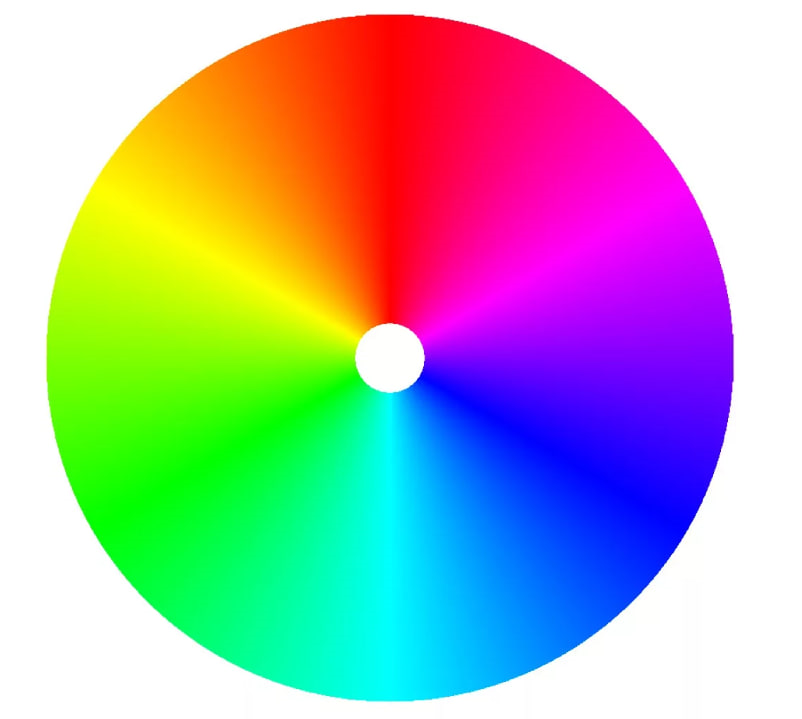
//> input picture prj.lab/lab08/assets/rgb.png, 802 x 719 px
$ ./lab08   (built with g++ and OpenCV 4)
//> lines starting //> are read from the running program, lines starting //| are printed output that depends on the picture; after the words box and inside, x2 and y2 are one past the last pixel; in counts of white or black regions, pixels touching at a corner belong together
#include <opencv2/opencv.hpp>

#include <cmath>
#include <limits>
#include <string>
#include <vector>

cv::Vec3f normalize(const cv::Vec3f& v) {
    return v / cv::norm(v, cv::NORM_L2);
}

std::vector<cv::Point2f> projectColors(const cv::Mat& src) {
    std::vector<cv::Point2f> result{};
    const cv::Vec3f ox{ normalize({ -1.0f, 1.0f, 0.0f }) };
    const cv::Vec3f oy{ normalize({ -1.0f, -1.0f, 2.0f }) };
    for (int i = 0; i < src.rows; ++i) {
        for (int j = 0; j < src.cols; ++j) {
            const auto& color{ src.at<cv::Vec3f>(i, j) };
            const float alpha = 1.5f / (color.dot({ 1.0f, 1.0f, 1.0f }));
            if (std::isinf(alpha)) {
                continue;
            }
            const auto proj{ alpha * color - cv::Vec3f{ 0.5f, 0.5f, 0.5f } };
            result.emplace_back(proj.dot(ox), proj.dot(oy));
        }
    }
    return result;
}

cv::Mat getProj(const std::vector<cv::Point2f>& points, const int size) {
    const int height = static_cast<int>(std::sqrt(3.0) / 2 * size);
    cv::Mat result{ cv::Mat::zeros(height, size, CV_16UC1) };
    for (const auto& p : points) {
        const int x = static_cast<int>((p.x + 0.75f * std::sqrt(2.0f)) / (1.5f * std::sqrt(2.0f)) * static_cast<float>(size - 1));
        const int y = static_cast<int>((p.y + 0.25f * std::sqrt(6.0f)) / (0.75f * std::sqrt(6.0f)) * static_cast<float>(height - 1));
        ++result.at<ushort>(height - y - 1, x);
    }
    double max = 0.0;
    cv::minMaxLoc(result, nullptr, &max);
    result.convertTo(result, CV_32FC1, 1.0 / max);
    return result;
}

int main(int argc, char* argv[]) {

    std::string input = "C:/Users/肉囗/misis2024s-21-02-solovev-i-s/prj.lab/lab08/assets/rgb.png";
    std::string output = "C:/Users/肉囗/misis2024s-21-02-solovev-i-s/prj.lab/lab08/assets/resultx.png";
    int size = 256;
    if (argc >= 4) {
        input = argv[1];
        output = argv[2];
        size = std::stoi(argv[3]);
    }

    cv::Mat img{ cv::imread(input) };
//> img is the input picture: 719 rows x 802 cols, CV_8UC3; mean B, G, R 173.4, 173.6, 173.6
    img.convertTo(img, CV_32FC3, 1.0f / std::numeric_limits<uchar>::max());
//> img: 719 rows x 802 cols, CV_32FC3

    const auto points{ projectColors(img) };
//> after the loop in projectColors, `for (int i = 0; i < src.rows; ++i)`: result = 576638 items
//> points = 576638 items

    cv::Mat result{ getProj(points, size) };
//> the loop in getProj, `for (const auto& p : points)` made 576638 passes
//> pass 1, in getProj, `++result.at<ushort>(height - y - 1, x);`:
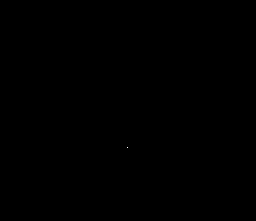
//> result: 221 rows x 256 cols, CV_16UC1; values 0 (black) and 1 (white), 0% white in thin lines or dots, all inside (x1, y1, x2, y2) = (127, 147, 128, 148)
//> after the loop in getProj, `for (const auto& p : points)`:
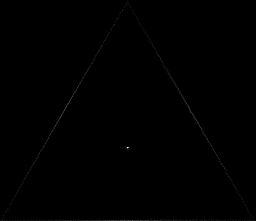
//> result: 221 rows x 256 cols, CV_16UC1; min 0, max 3741, mean 6.7; drawn with min black and max white
//> in getProj, `cv::minMaxLoc(result, nullptr, &max);`: max = 3741
    result.convertTo(result, CV_8UC1, std::numeric_limits<uchar>::max());
//> result: 221 rows x 256 cols, CV_8UC1

    cv::imwrite(output, result);
    cv::imshow("orig", img);
    cv::imshow("result", result);
    cv::waitKey(0);

}
